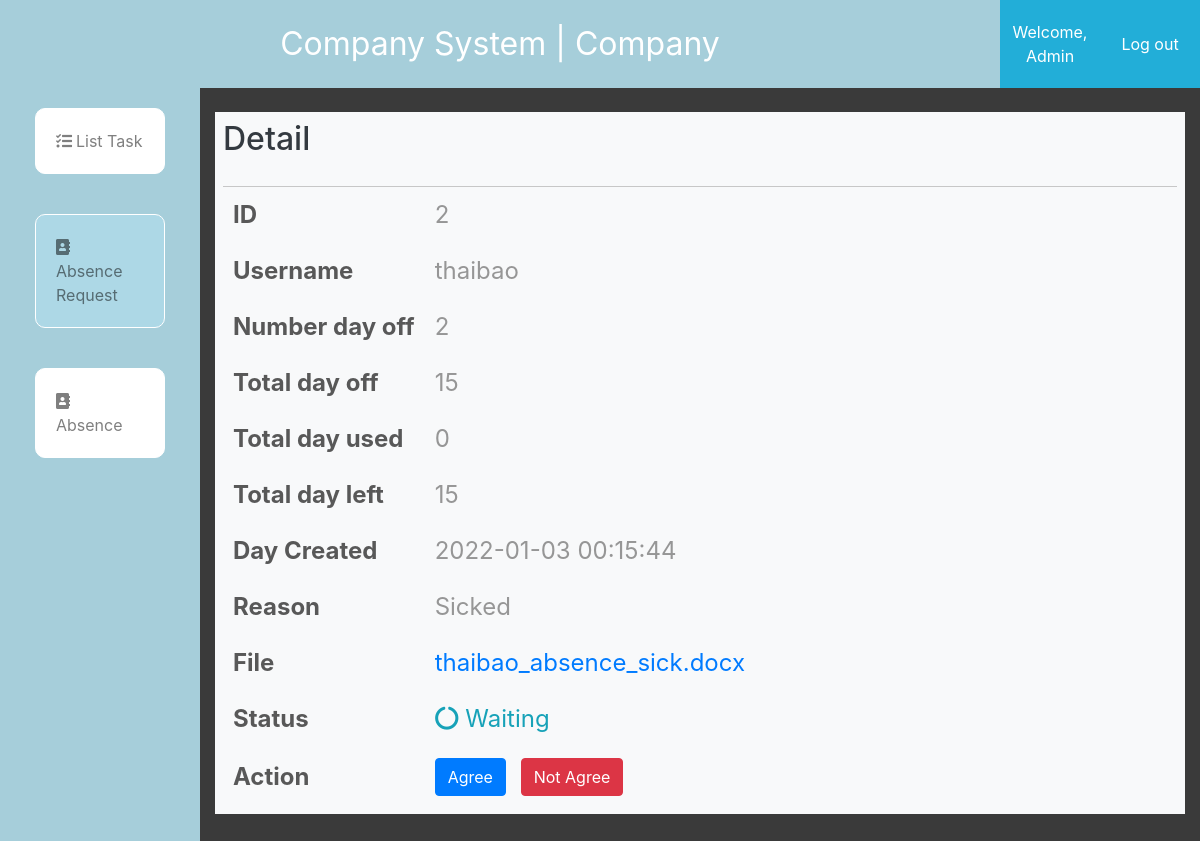
Before: /manager/dayoffDetail.php?id=2 (signed in) with the older database file.
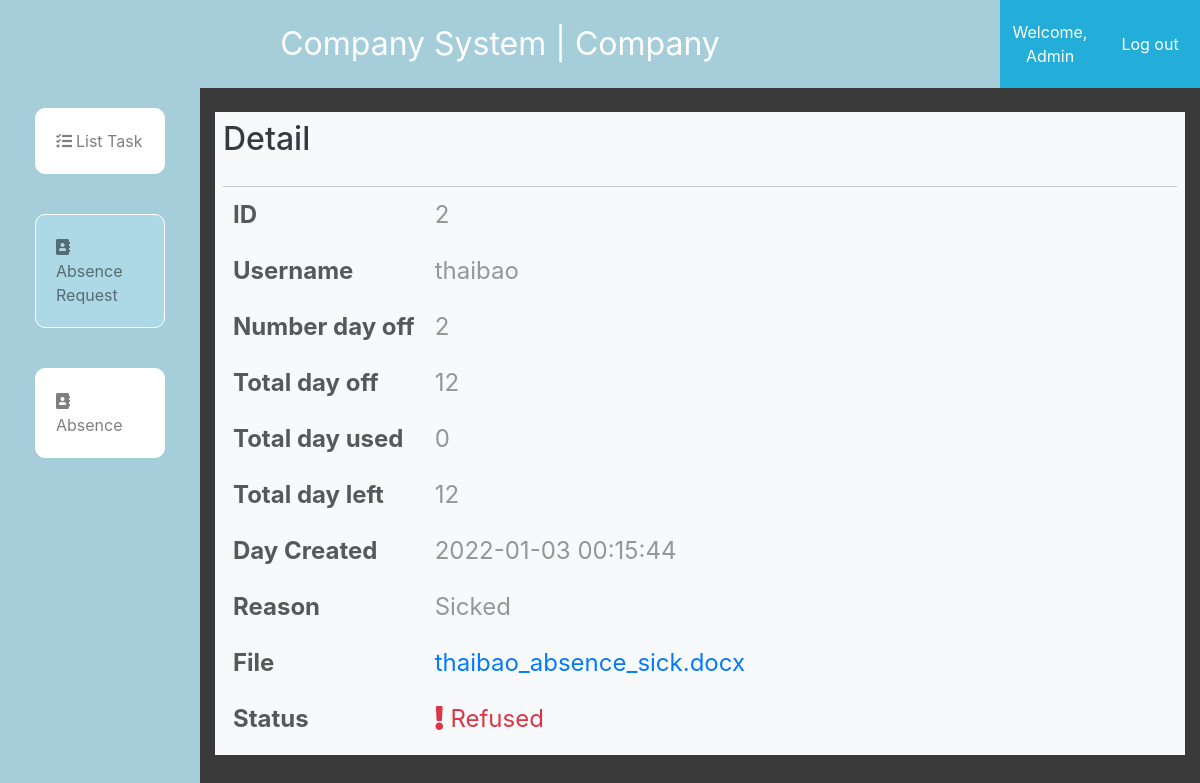
After: the same page with the newer database file.
### tables this page shows
CREATE TABLE `absence_info` (
  `id` int(11) NOT NULL,
  `username` varchar(255) NOT NULL,
  `total_dayoff` int(11) NOT NULL DEFAULT 12,
  `dayoff_used` int(11) NOT NULL DEFAULT 0,
  `dayoff_left` int(11) NOT NULL DEFAULT 12
);

### manager/dayoffDetail.php (the view, shortened to what the changed rows need)
<?php
    require_once('../admin/db.php');
?>
<!DOCTYPE html>
<html lang="en">
<head>
	<link rel="stylesheet" href="https://maxcdn.bootstrapcdn.com/bootstrap/4.5.2/css/bootstrap.min.css">
	<link rel="stylesheet" href="https://use.fontawesome.com/releases/v5.7.2/css/all.css"
>
	<link rel="stylesheet" href="../admin/style2.css">
</head>
<body >
    <div class="container-fluid admin-section-header">
		<div class="row h-100">
			<div class="col-md-10 col-lg-10 col-xl-10 ">
				<div class="bg-light mt-4 text-dark p-2">
                    <div class="admin-panel-section-header ">
                        <h2>Detail </h2>
                    </div>
                    <div class="account-container">
                        <table class="table-hover">
                            <?php
                                $id = $_GET['id'];
                                $result = get_absence_byid($id);
                                if($result['code'] == 0){
                                    $data = $result['data'];
                                    foreach($data as $row){
                                        $username = $row['username'];
                                        $infoAbsence = get_absence_info_by_username($username);
                                        $infoAbsenceData = $infoAbsence['data'];
                                        foreach($infoAbsenceData as $infoRow){
                                            ?>
                                                <tr>
                                                    <td>ID</td>
                                                    <td><?= $row['id']?></td>
                                                </tr>
                                                <tr>
                                                    <td>Username</td>
                                                    <td><?= $row['username']?></td>
                                                </tr>
                                                <tr>
                                                    <td>Number day off</td>
                                                    <td><?= $row['number_dayoff']?></td>
                                                </tr>
                                                <tr>
                                                    <td>Total day off</td>
                                                    <td><?= $infoRow['total_dayoff']?></td>
                                                </tr>
                                                <tr>
                                                    <td>Total day used</td>
                                                    <td><?= $infoRow['dayoff_used']?></td>
                                                </tr>
                                                <tr>
                                                    <td>Total day left</td>
                                                    <td><?= $infoRow['dayoff_left']?></td>
                                                </tr>
                                                <tr>
                                                    <td>Day Created</td>
                                                    <td><?= $row['create_date']?></td>
                                                </tr>
                                                <tr>
                                                    <td>Reason</td>
                                                    <td><?= $row['reason']?></td>
                                                </tr>
                                                <tr>
                                                    <td>File</td>
                                                    <?php
                                                        $filename = explode('/',$row['file'])[1];
                                                    ?>
                                                    <td><a href="../<?=$row['file']?>"><?=$filename?></a></td>
                                                </tr>
                                                <tr>
                                                    <td>Status</td>
                                                    <?=status_ui($row['status'])  ?></td>
                                                </tr>
                                                <?php
                                                    if($row['status'] == 'Waiting'){
                                                        ?>
                                                            <tr>
                                                                <td>Action</td>
                                                                <td >
                                                                    <?php
                                                                        $dayleft = select_absence_info($username)['dayoff_left'];
                                                                        $number_dayoff = select_number_dayoff($id);
                                                                        if($number_dayoff <= $dayleft){
                                                                            ?>
                                                                                <a href="update_status_absence.php?id=<?=$id?>&username=<?=$username?>" class="btn btn-primary">Agree</a>
                                                                            <?php
                                                                        }
                                                                        else{
                                                                            ?>
                                                                                <a href="#" class="btn btn-primary disabled">Agree</a>
                                                                            <?php
                                                                        }
                                                                    ?>
                                                                    <a href="refused_absence.php?id=<?=$id?>&username=<?=$username?>" class="btn btn-danger">Not Agree</a>
                                                                </td>
                                                            </tr>
                                                        <?php
                                                    }
                                        }
                                    }
                                }
                            ?>
                        </table>
                    </div>
                </div>
			</div>
		</div>
	</div>
</body>
</html>

### admin/db.php (shortened to what the changed rows need)
<?php
    function open_database(){
        $conn = new mysqli(HOST,USER,PASS,DB);
        return $conn;
    }
    function get_absence_byid($id){
        $sql = "select * from absence_form where id = ? ";
        $conn = open_database();
        $stm = $conn->prepare($sql);
        $stm->bind_param('i',$id);
        if(!$stm->execute()){
            return array('code'=>1,'error'=>'Command not execute');
        }
        $result = $stm->get_result();
        $data = array();
        if($result->num_rows==0){
            return array('code'=>2,'error'=>'Database is empty');
        }else{
            while($row = $result->fetch_assoc()){
                $data[] = $row;
            }
        }
        return array('code'=>0,'data'=>$data);
    }
    function get_absence_info_by_username($username){
        $sql = "select * from absence_info where username = ? ";
        $conn = open_database();
        $stm = $conn->prepare($sql);
        $stm->bind_param('s',$username);
        if(!$stm->execute()){
            return array('code'=>1,'error'=>'Command not execute');
        }
        $result = $stm->get_result();
        $data = array();
        if($result->num_rows==0){
            return array('code'=>2,'error'=>'Database is empty');
        }else{
            while($row = $result->fetch_assoc()){
                $data[] = $row;
            }
        }
        return array('code'=>0,'data'=>$data);
    }
    function status_ui($status){
        if($status=='Waiting'){
            echo "<td class='text-info'><i class='fas fa-circle-notch fa-spin'></i> Waiting</td>";
        }
        if($status=='Refused'){
            echo "<td class='text-danger'><i class='fas fa-exclamation'></i> Refused</td>";
        }
    }
    function select_number_dayoff($id){
        $sql = "select number_dayoff from absence_form where id = ?";
        $conn = open_database();
        $stm = $conn->prepare($sql);
        $stm->bind_param('s',$id);
        if(!$stm->execute()){
            return array('code'=>1,'error'=>'Command not execute');
        }
        $result = $stm->get_result();
        if($result->num_rows==0){
            return array('code'=>2,'error'=>'Database is empty');
        }else{
            $row = $result->fetch_assoc();
            return $row['number_dayoff'];
        }
    }
    function select_absence_info($user){
        $sql = "select * from absence_info where username = ?";
        $conn = open_database();
        $stm = $conn->prepare($sql);
        $stm->bind_param('s',$user);
        if(!$stm->execute()){
            return array('code'=>1,'error'=>'Command not execute');
        }
        $result = $stm->get_result();
        if($result->num_rows==0){
            return array('code'=>2,'error'=>'Database is empty');
        }else{
            $row = $result->fetch_assoc();
            return $row;
        }
    }
?>

Changed rows visible on the page:
changed absence_form "thaibao": status "Waiting" → "Refused" (drawn)
changed absence_info: total_dayoff "15" → "12"; dayoff_left "15" → "12"; text "Waiting Action Agree Not Agree" → "Refused"
